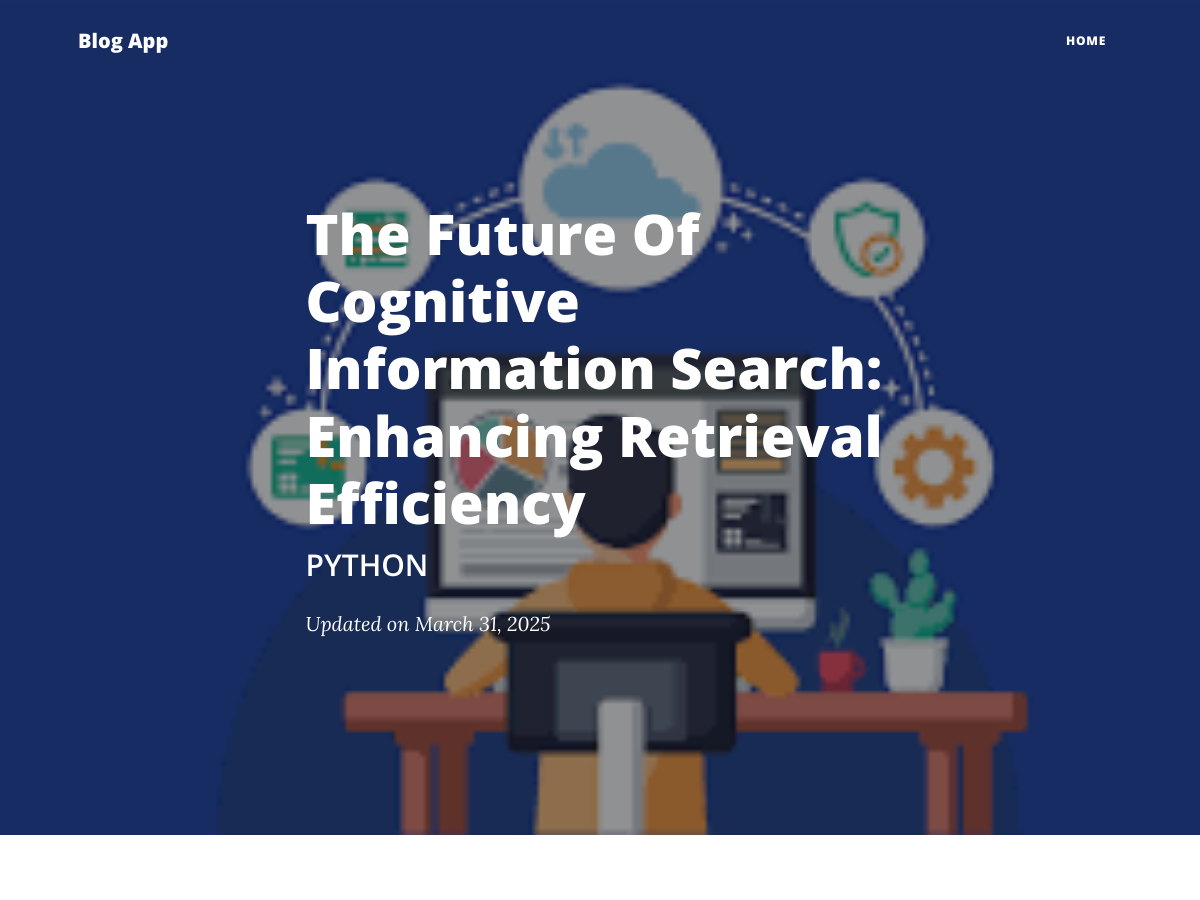
Before: /blog/1 (upper part) with the older database file.
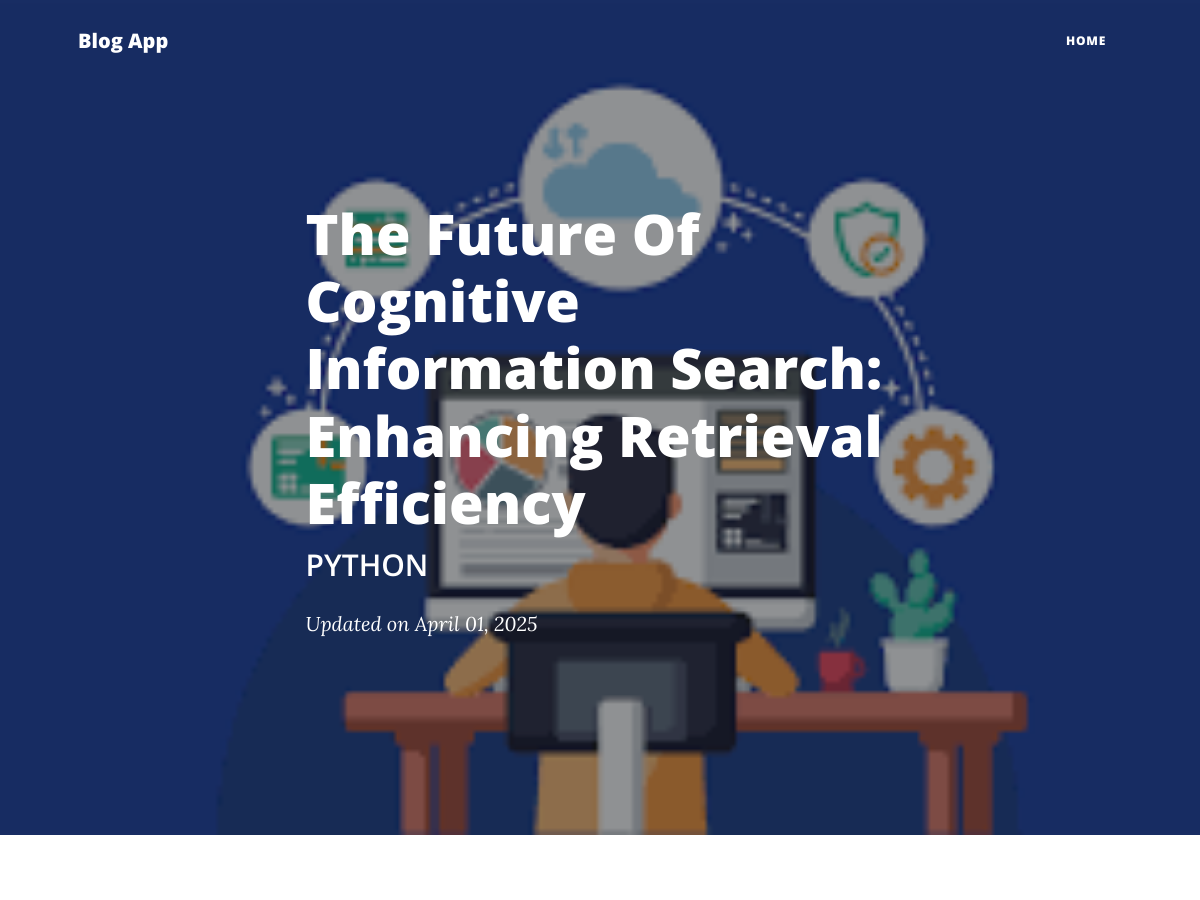
After: the same page with the newer database file.
### blog_app/models.py (models this page shows)
class Blog(models.Model):
    CATEGORY_CHOICES: list[tuple[str,str]] = [("python", "Python"), ("django", "Django"),
                        ("powerbi", "PowerBI"), ("scrapy", "Scrapy")]
    id = models.AutoField(primary_key=True)
    title = models.CharField(max_length=100)
    content = models.TextField()
    image = models.ImageField(upload_to="uploads/")
    category = models.CharField(choices=CATEGORY_CHOICES, max_length=100)
    created_at = models.DateTimeField(auto_now_add=True)
    updated_at = models.DateTimeField(auto_now=True)

### blog_app/views.py (the view)
# urls.py: path('blog/<int:pk>', BlogDetailView.as_view(), name="detail"),
class BlogDetailView(DetailView):
    model = Blog
    template_name: str = "blog_app/detail_base.html"
    context_object_name: str = "detail_data"
    http_method_names: list[str] = ["get"]

### blog_app/templates/blog_app/detail_base.html (shortened to what this page needs)
<!DOCTYPE html>
<html lang="en">
<head>
    {% load static %}
    <link href="{% static 'blog_app/css/styles.css' %}" rel="stylesheet" />
</head>
<body>
    <nav class="navbar navbar-expand-lg navbar-light" id="mainNav">
        <div class="container px-4 px-lg-5">
            <a class="navbar-brand" href="{% url 'blog:blog_list'%}">Blog App</a>
            <div class="collapse navbar-collapse" id="navbarResponsive">
                <ul class="navbar-nav ms-auto py-4 py-lg-0">
                    <li class="nav-item"><a class="nav-link px-lg-3 py-3 py-lg-4" href="{% url 'blog:blog_list'%}">Home</a></li>
                </ul>
            </div>
        </div>
    </nav>
    <header class="masthead" style="background-image: url('{{ detail_data.image.url }}');">
        <div class="container position-relative px-4 px-lg-5">
            <div class="row gx-4 gx-lg-5 justify-content-center">
                <div class="col-md-10 col-lg-8 col-xl-7">
                    <div class="post-heading">
                        <h1>{{ detail_data.title|title }}</h1>
                        <h2 class="subheading">{{ detail_data.category|upper }}</h2>
                        <span class="meta">
                            Updated on
                            {{ detail_data.updated_at|date:"F d, Y"}}
                        </span>
                    </div>
                </div>
            </div>
        </div>
    </header>
    <article class="mb-4">
        <div class="container px-4 px-lg-5">
            <div class="row gx-4 gx-lg-5 justify-content-center">
                <div class="col-md-10 col-lg-8 col-xl-7">
                </div>
            </div>
        </div>
    </article>
</body>
</html>

Changed rows visible on the page:
changed Blog "The Future Of Cognitive Information Search: Enhancing Retrieval Efficiency": updated_at "March 31, 2025" → "April 01, 2025"
